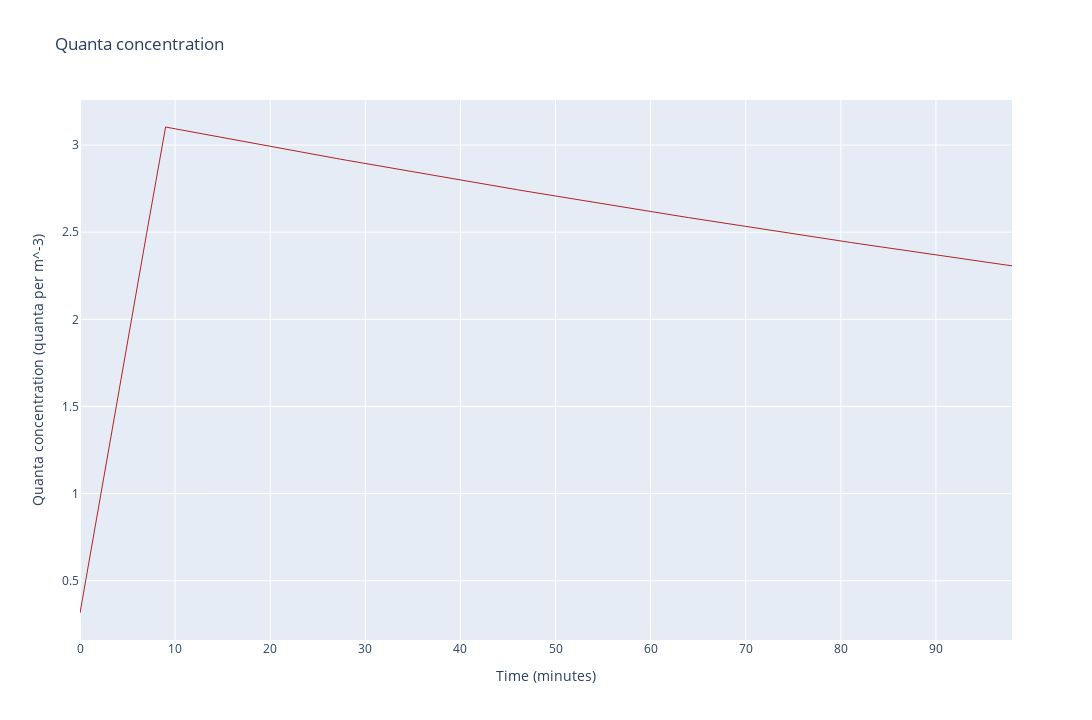

This figure's notebook cell:
### Code cell
# Plot concentration in micro-environment over a period

# Set base statistics
me_volume = 75 # m^3
me_air_exchange_rate = 0.2  # h^-1: natural ventilation (0.2) mechanical ventilation (2.2)
me_quanta_emission_rate = 142 # quanta h^-1: Resting(98.1), Standing (147), Light Exercise (317)
me_n0 = 0.0

me_infected = 1

periods = 100
time_interval = 1/60 # minutes

pharmacy = Microenvironment(env, time_interval, me_volume, me_air_exchange_rate)
env.process(pharmacy.simulate())
env.run(until=periods)

time_axis =list(range(periods))

fig = go.Figure()
fig.add_trace(go.Scatter(x=time_axis, y=pharmacy.get_results() , name='quanta concentration', line=dict(color='firebrick', width=1)))
fig.update_layout(title='Quanta concentration',
                   xaxis_title='Time (minutes)',
                   yaxis_title='Quanta concentration (quanta per m^-3)',
                   width=1280,
                   height=720)
fig.show()

### Figure 1 — Plotly figure (JSON) as saved in the notebook; plotly's stock layout.template omitted (floating-point values rounded to 4 significant figures)
{"data": [{"line": {"color": "firebrick", "width": 1}, "name": "quanta concentration", "type": "scatter", "x": [0, 1, 2, 3, 4, 5, 6, 7, 8, 9, 10, 11, 12, 13, 14, 15, 16, 17, 18, 19, 20, 21, 22, 23, 24, 25, 26, 27, 28, 29, 30, 31, 32, 33, 34, 35, 36, 37, 38, 39, 40, 41, 42, 43, 44, 45, 46, 47, 48, 49, 50, 51, 52, 53, 54, 55, 56, 57, 58, 59, 60, 61, 62, 63, 64, 65, 66, 67, 68, 69, 70, 71, 72, 73, 74, 75, 76, 77, 78, 79, 80, 81, 82, 83, 84, 85, 86, 87, 88, 89, 90, 91, 92, 93, 94, 95, 96, 97, 98, 99], "y": [0.315, 0.629, 0.9419, 1.254, 1.565, 1.875, 2.183, 2.491, 2.798, 3.104, 3.093, 3.083, 3.073, 3.062, 3.052, 3.042, 3.032, 3.022, 3.012, 3.002, 2.992, 2.982, 2.972, 2.962, 2.952, 2.942, 2.933, 2.923, 2.913, 2.903, 2.894, 2.884, 2.874, 2.865, 2.855, 2.846, 2.836, 2.827, 2.818, 2.808, 2.799, 2.79, 2.78, 2.771, 2.762, 2.753, 2.743, 2.734, 2.725, 2.716, 2.707, 2.698, 2.689, 2.68, 2.671, 2.662, 2.653, 2.645, 2.636, 2.627, 2.618, 2.61, 2.601, 2.592, 2.584, 2.575, 2.567, 2.558, 2.549, 2.541, 2.533, 2.524, 2.516, 2.507, 2.499, 2.491, 2.482, 2.474, 2.466, 2.458, 2.449, 2.441, 2.433, 2.425, 2.417, 2.409, 2.401, 2.393, 2.385, 2.377, 2.369, 2.361, 2.353, 2.346, 2.338, 2.33, 2.322, 2.315, 2.307]}], "layout": {"height": 720, "title": {"text": "Quanta concentration"}, "width": 1280, "xaxis": {"title": {"text": "Time (minutes)"}}, "yaxis": {"title": {"text": "Quanta concentration (quanta per m^-3)"}}}}
